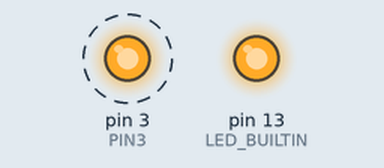
A sketch run on a simulated Arduino Uno, built with avr-gcc and run on an emulated ATmega328P. Parts: output pins drawn as LEDs (lit = HIGH). Dashed ring = blinking. What the sketch prints to the serial monitor is not drawn.

Above: at 0.5 s.
Timing chart, 0 to 3.0 s (numbered marks = the images above):
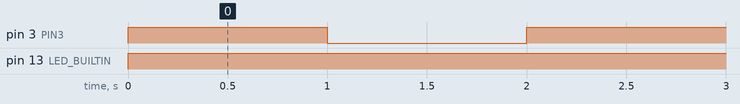

The sketch:

BlinkMultiple.ino
```cpp
// define pins
#define PIN3 3

void setup() {
  Serial.begin(9600);
  pinMode(LED_BUILTIN, OUTPUT);
  pinMode(PIN3, OUTPUT);
}

void loop() {
  digitalWrite(LED_BUILTIN, HIGH);
  digitalWrite(PIN3, HIGH);
  delay(1000);
  digitalWrite(PIN3, LOW);
  delay(1000);
  Serial.println("processing...");
}
```

Measured:
- by itself, pin 3 (PIN3): alternates HIGH for 1.0 s and LOW for 1.0 s
- by itself, pin 13 (LED_BUILTIN): LOW → HIGH at 0.00 s
